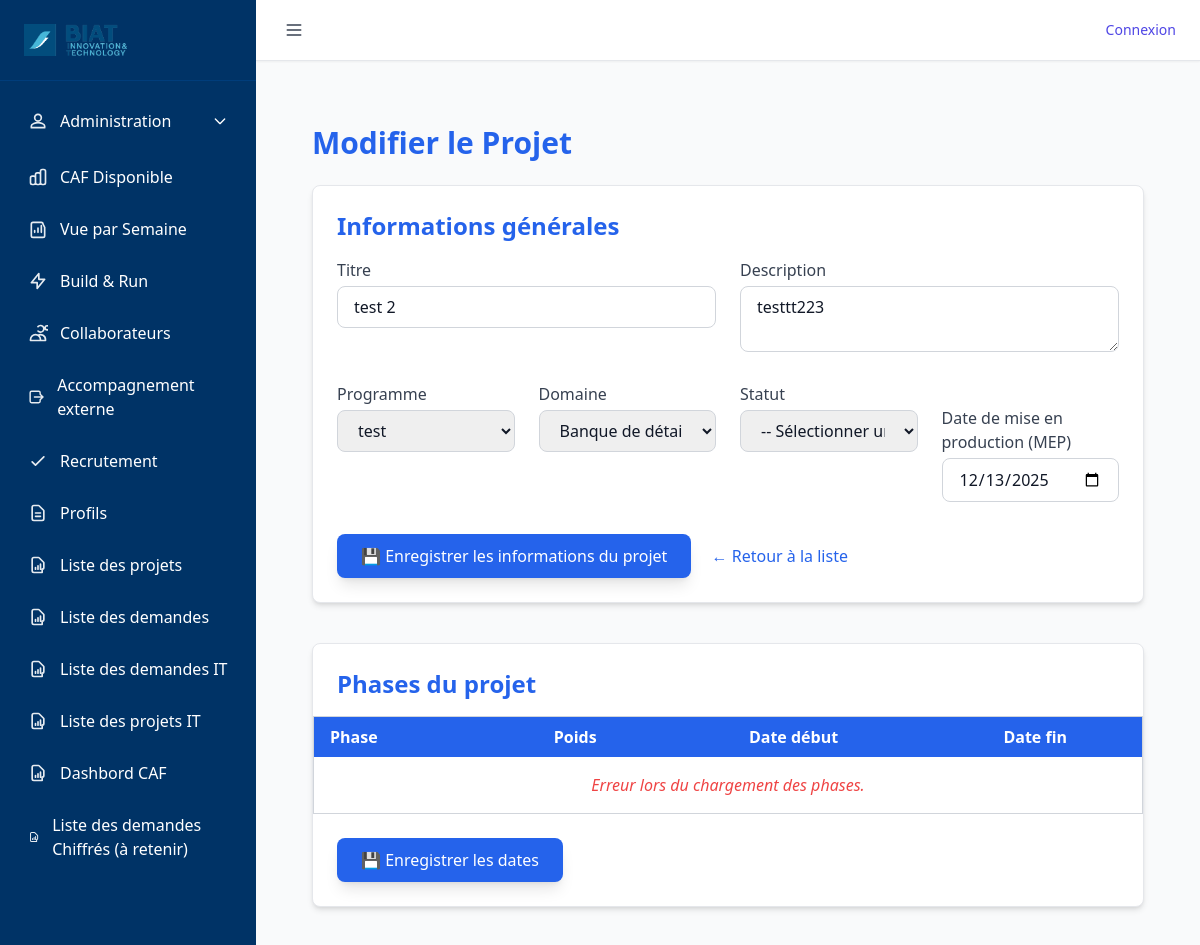
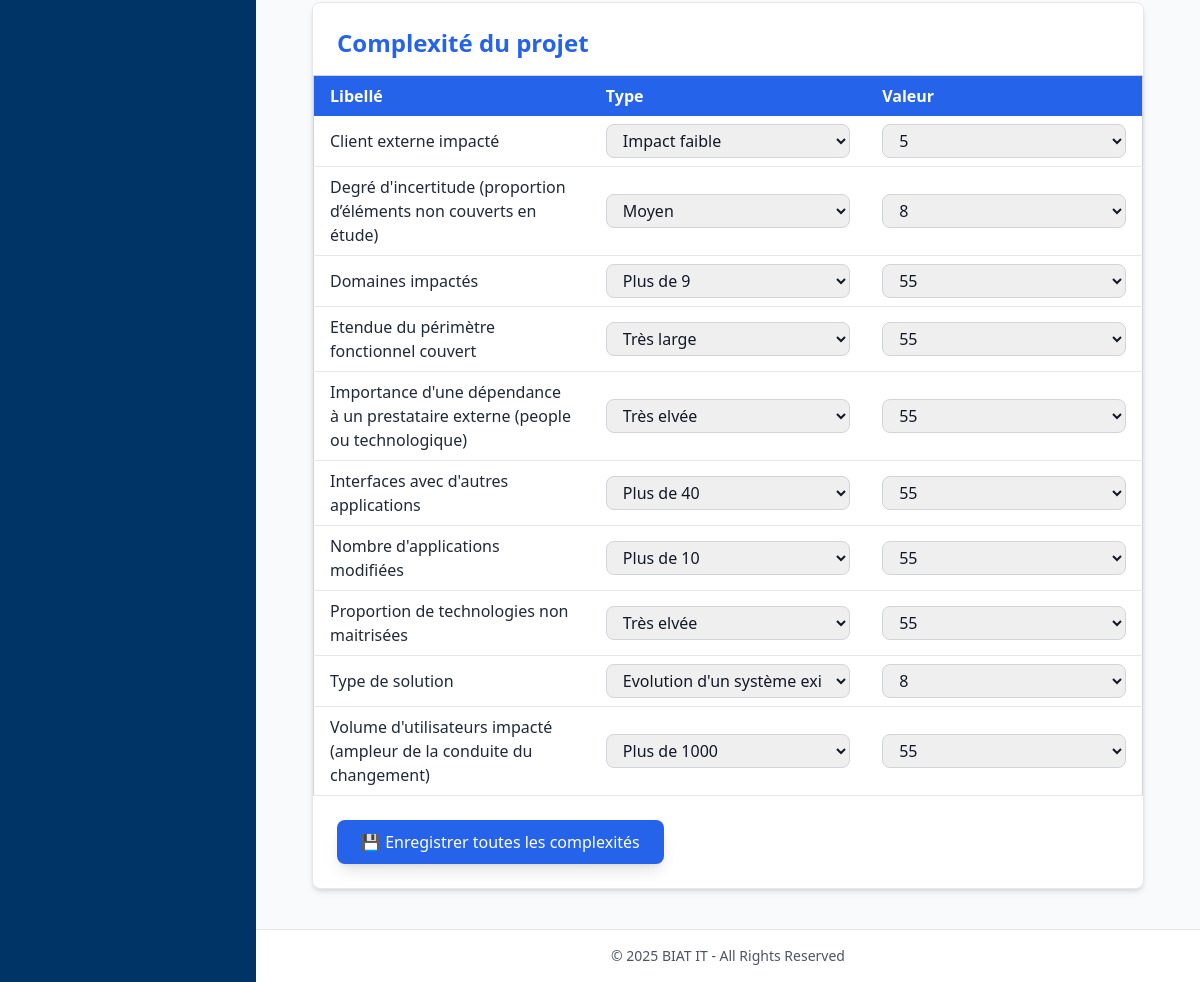
Screenshot of /projet/modifier/2 with the database file from the repository (2 pictures, top to bottom).
### tables this page shows
CREATE TABLE Projet (
    id INTEGER PRIMARY KEY AUTOINCREMENT,
    ref_opg NUMERIC,
    titre_projet NVARCHAR(200),
    description NVARCHAR(300),
    id_release INTEGER,
    id_programme INTEGER,
    score_complexite NUMERIC,
    date_mep DATE,
    retenue INTEGER,
    idate DATE,
    iuser INTEGER,
    uuser INTEGER,
    udate DATE,
    id_domaine INTEGER,
    id_categorie INTEGER,
    id_statut INTEGER,
    estimation_jh REAL DEFAULT 0,
    id_statut_demande INTEGER,
    type TEXT,
    score_wsjf REAL,
    score_valeur_metier NUMERIC  -- ✅ changé ici
, priority INTEGER);

CREATE TABLE "Programme" (
	"id"	INTEGER,
	"nom"	NVARCHAR(200),
	"idate"	DATE,
	"iuser"	INTEGER,
	"uuser"	INTEGER,
	"udate"	DATE, type NVARCHAR(200),
	PRIMARY KEY("id" AUTOINCREMENT)
);

CREATE TABLE domaines (
    id INTEGER PRIMARY KEY AUTOINCREMENT,
    nom TEXT NOT NULL UNIQUE,
    description TEXT,
    coefficient REAL DEFAULT 1,
    idate DATETIME DEFAULT CURRENT_TIMESTAMP,
    iuser TEXT,
    uuser TEXT,
    udate DATETIME
);

CREATE TABLE Complexite (
    id              INTEGER PRIMARY KEY AUTOINCREMENT,
    libelle         NVARCHAR(200),
    type_libelle    NVARCHAR(200),
    valeur_libelle  NVARCHAR(200),  -- ⚠️ changé en texte
    ponderation     INTEGER,
    macro_estimation INTEGER,
    idate           DATE,
    iuser           NVARCHAR(200),  -- ⚠️ changé en texte
    uuser           NVARCHAR(200),  -- ⚠️ changé en texte
    udate           DATE
);

### routes/projet_routes.py (the view, shortened to what this page needs)
@projet_bp.route("/modifier/<projet_id>", methods=["GET", "POST"])
def modifier_projet(projet_id):
    conn = get_db()
    cur = conn.cursor()
    projet = query_db("SELECT * FROM Projet WHERE id = ?", [projet_id], one=True)
    if not projet:
        flash("❌ Projet introuvable.", "error")
        return redirect(url_for("projet.liste_projets"))
    affectations = query_db("""
        SELECT
            ap.id,
            c.nom || ' ' || c.prenom AS collaborateur,
            ap.role,
            ap.pourcentage_allocation
        FROM collaborateur_projet ap
        JOIN tmp_collaborateurs c ON c.matricule = ap.collaborateur_matricule
        WHERE ap.projet_id = ?
        ORDER BY ap.id DESC
    """, [projet_id])
    collaborateurs = query_db("""
        SELECT matricule, nom || ' ' || prenom AS nom_complet
        FROM tmp_collaborateurs
        ORDER BY nom
    """)
    programmes = query_db("SELECT id, nom FROM programme ORDER BY nom")
    domaines = query_db("SELECT id, nom FROM domaines ORDER BY nom")
    categories = query_db("SELECT id, nom FROM categorie ORDER BY nom")
    statuts = query_db("SELECT id, nom FROM statut ORDER BY nom")
    libelles_complexite = query_db("""
        SELECT DISTINCT libelle FROM complexite
        WHERE libelle IS NOT NULL AND libelle <> ''
        ORDER BY libelle
    """)
    complexites = []
    for l in libelles_complexite:
        lib = l["libelle"]
        valeur_existante = query_db("""
            SELECT c.id AS id_complexite, c.libelle, c.type_libelle, c.valeur_libelle
            FROM complexite_projet cp
            JOIN complexite c ON c.id = cp.id_complexite
            WHERE cp.id_projet = ? AND c.libelle = ?
            LIMIT 1
        """, [projet_id, lib], one=True)
        if valeur_existante:
            complexites.append(valeur_existante)
        else:
            complexites.append({"libelle": lib, "id_complexite": None, "type_libelle": None, "valeur_libelle": None})
    complexite_possibles = query_db("""
        SELECT DISTINCT libelle, id, type_libelle, valeur_libelle
        FROM complexite
        WHERE type_libelle IS NOT NULL AND type_libelle <> ''
        ORDER BY id
    """)
    dropdowns_complexite = {}
    for c in complexite_possibles:
        dropdowns_complexite.setdefault(c["libelle"], []).append(dict(c))
    phases_projet = []
    if projet["id_programme"]:
        phases_projet = query_db("""
            SELECT pp.id, ph.nom AS phase_nom, pp.date_debut, pp.date_fin, pf.poids
            FROM projet_phases pp
            JOIN phase ph ON ph.id = pp.phase_id
            JOIN programme_phase pf ON pf.phase_id = ph.id AND pf.programme_id = ?
            WHERE pp.projet_id = ?
            ORDER BY ph.id
        """, [projet["id_programme"], projet_id])
    return render_template(
        "projets_modifier.html",
        projet=projet,
        programmes=programmes,
        domaines=domaines,
        categories=categories,
        statuts=statuts,
        complexites=complexites,
        dropdowns_complexite=dropdowns_complexite,
        phases_projet=phases_projet,
        affectations=affectations,
        collaborateurs=collaborateurs
    )

### utils/db_utils.py (called while the page is built)
def get_connection():
    conn = sqlite3.connect(
        DB_PATH,
        timeout=60,               # ⏱️ Patiente jusqu'à 60s avant "database is locked"
        check_same_thread=False
    )
    conn.row_factory = sqlite3.Row
    conn.execute("PRAGMA journal_mode=WAL;")      # Autorise les écritures concurrentes
    conn.execute("PRAGMA synchronous=NORMAL;")    # Bon compromis vitesse/sécurité
    conn.execute("PRAGMA foreign_keys = ON;")     # Active les clés étrangères
    conn.execute("PRAGMA busy_timeout = 60000;")  # Attend 60s avant d'abandonner une écriture
    return conn

def get_db():
    return get_connection()

def query_db(query, args=(), one=False, retries=3, delay=1):
    for attempt in range(retries):
        try:
            conn = get_connection()
            cur = conn.execute(query, args)
            rows = cur.fetchall()
            cur.close()
            conn.close()
            return (rows[0] if rows else None) if one else rows
        except sqlite3.OperationalError as e:
            if "locked" in str(e).lower() and attempt < retries - 1:
                time.sleep(delay)
                continue
            raise

### templates/projets_modifier.html (shortened to what this page needs)
{% extends "base.html" %}
{% block content %}
<div class="max-w-6xl mx-auto px-8 py-10">
  <h1 class="text-3xl font-bold mb-6 text-blue-600">Modifier le Projet</h1>
  <form method="POST" class="bg-white shadow-md rounded-lg p-6 mb-10 border border-gray-200">
    <h2 class="text-2xl font-semibold text-blue-600 mb-4">Informations générales</h2>
    <div class="grid grid-cols-1 md:grid-cols-2 gap-6">
      <div>
        <label class="block font-medium text-gray-700 mb-1">Titre</label>
        <input type="text" name="titre" value="{{ projet.titre_projet }}"
               class="w-full border border-gray-300 rounded-lg px-4 py-2 focus:ring-blue-400 focus:border-blue-400">
      </div>
      <div>
        <label class="block font-medium text-gray-700 mb-1">Description</label>
        <textarea name="description" rows="2"
                  class="w-full border border-gray-300 rounded-lg px-4 py-2 focus:ring-blue-400 focus:border-blue-400">{{ projet.description }}</textarea>
      </div>
    </div>
    <div class="grid grid-cols-1 md:grid-cols-4 gap-6 mt-6">
      <div>
        <label class="block font-medium text-gray-700 mb-1">Programme</label>
        <select name="id_programme"
                class="w-full border border-gray-300 rounded-lg px-4 py-2 focus:ring-blue-400 focus:border-blue-400">
          {% for prog in programmes %}
            <option value="{{ prog.id }}" {% if prog.id == projet.id_programme %}selected{% endif %}>
              {{ prog.nom }}
            </option>
          {% endfor %}
        </select>
      </div>
      <div>
        <label class="block font-medium text-gray-700 mb-1">Domaine</label>
        <select name="id_domaine"
                class="w-full border border-gray-300 rounded-lg px-4 py-2 focus:ring-blue-400 focus:border-blue-400">
          {% for d in domaines %}
            <option value="{{ d.id }}" {% if d.id == projet.id_domaine %}selected{% endif %}>
              {{ d.nom }}
            </option>
          {% endfor %}
        </select>
      </div>
      <div>
        <label class="block font-medium text-gray-700 mb-1">Statut</label>
        <select name="statut"
                class="w-full border border-gray-300 rounded-lg px-4 py-2 focus:ring-blue-400 focus:border-blue-400">
          <option value="">-- Sélectionner un statut --</option>
        </select>
      </div>
        <div class="mt-6">
      <label class="block font-medium text-gray-700 mb-1">Date de mise en production (MEP)</label>
      <input type="date" name="date_mep" value="{{ projet.date_mep or '' }}"
             class="border border-gray-300 rounded-lg px-4 py-2 focus:ring-blue-400 focus:border-blue-400">
    </div>
    </div>
    <div class="mt-8">
      <button type="submit"
              class="bg-blue-600 hover:bg-blue-700 text-white px-6 py-2.5 rounded-lg shadow-lg">
        💾 Enregistrer les informations du projet
      </button>
      <a href="{{ url_for('projet.liste_projets') }}"
         class="ml-4 text-blue-600 hover:underline">← Retour à la liste</a>
    </div>
  </form>
  <form method="POST" action="{{ url_for('projet.update_phases_dates', projet_id=projet.id) }}"
        class="bg-white shadow-md rounded-lg border border-gray-200 mt-10">
    <h2 class="text-2xl font-semibold text-blue-600 px-6 pt-6 mb-4">Phases du projet</h2>
    <table class="min-w-full border border-gray-300 rounded-lg mb-6">
      <thead class="bg-blue-600 text-white">
        <tr>
          <th class="px-4 py-2 text-left">Phase</th>
          <th class="px-4 py-2 text-center">Poids</th>
          <th class="px-4 py-2 text-center">Date début</th>
          <th class="px-4 py-2 text-center">Date fin</th>
        </tr>
      </thead>
      <tbody id="phases-body">
      </tbody>
    </table>
    <div class="px-6 pb-6">
      <button type="submit"
              class="bg-blue-600 hover:bg-blue-700 text-white px-6 py-2.5 rounded-lg shadow-lg">
        💾 Enregistrer les dates
      </button>
    </div>
  </form>
  <form method="POST" action="{{ url_for('projet.update_all_complexites', projet_id=projet.id) }}"
        class="bg-white shadow-md rounded-lg border border-gray-200 mt-10">
    <h2 class="text-2xl font-semibold text-blue-600 px-6 pt-6 mb-4">Complexité du projet</h2>
    <table class="min-w-full border border-gray-300 rounded-lg mb-6">
      <thead class="bg-blue-600 text-white">
        <tr>
          <th class="px-4 py-2 text-left w-1/3">Libellé</th>
          <th class="px-4 py-2 text-left w-1/3">Type</th>
          <th class="px-4 py-2 text-left w-1/3">Valeur</th>
        </tr>
      </thead>
      <tbody>
        {% for comp in complexites %}
        <tr class="border-b hover:bg-gray-50">
          <td class="px-4 py-2 font-medium text-gray-800">{{ comp.libelle }}</td>
          <td class="px-4 py-2">
            <select id="type_c{{ loop.index }}" class="border border-gray-300 rounded-lg px-3 py-1 w-full"
                    onchange="updateComplexite('{{ loop.index }}')">
              {% for opt in dropdowns_complexite[comp.libelle] | groupby('type_libelle') %}
                <option value="{{ opt.grouper }}" {% if opt.grouper == comp.type_libelle %}selected{% endif %}>
                  {{ opt.grouper }}
                </option>
              {% endfor %}
            </select>
          </td>
          <td class="px-4 py-2">
            <select name="complexite_{{ comp.libelle }}" id="valeur_c{{ loop.index }}"
                    class="border border-gray-300 rounded-lg px-3 py-1 w-full">
              {% for option in dropdowns_complexite[comp.libelle] if option.type_libelle == comp.type_libelle %}
                <option value="{{ option.id }}" {% if option.id == comp.id_complexite %}selected{% endif %}>
                  {{ option.valeur_libelle }}
                </option>
              {% endfor %}
            </select>
          </td>
        </tr>
        {% endfor %}
      </tbody>
    </table>
    <div class="px-6 pb-6">
      <button type="submit"
              class="bg-blue-600 hover:bg-blue-700 text-white px-6 py-2.5 rounded-lg shadow-lg">
        💾 Enregistrer toutes les complexités
      </button>
    </div>
  </form>
</div>
{% endblock %}

### static/css/styles.css (style rules this page uses)
body { background-color: #f8f9fa; }

### rows the page displays
Projet: titre "test 2", description "testtt223", id_programme "test", id_domaine "Banque de détail", date_mep "12/13/2025"
Complexite: libelle "Client externe impacté", type_libelle+libelle "Impact faible"
Complexite: libelle "Degré d'incertitude (proportion d’éléments non couverts en étude)", type_libelle+libelle "Moyen"
Complexite: libelle "Domaines impactés"
Complexite: libelle "Etendue du périmètre fonctionnel couvert", type_libelle+libelle "Très large"
Complexite: libelle "Importance d'une dépendance à un prestataire externe (people ou technologique)", type_libelle+libelle "Très elvée"
Complexite: libelle "Interfaces avec d'autres applications"
Complexite: libelle "Nombre d'applications modifiées"
Complexite: libelle "Proportion de technologies non maitrisées", type_libelle+libelle "Très elvée"
Complexite: libelle "Type de solution", type_libelle+libelle "Evolution d'un système existant / intégration de solution partenaire sans modification"
Complexite: libelle "Volume d'utilisateurs impacté (ampleur de la conduite du changement)"

### other values shown
form field value "5"
form field value "8"
form field value "Plus de 9"
form field value "55"
form field value "Plus de 40"
form field value "Plus de 10"
form field value "Plus de 1000"
